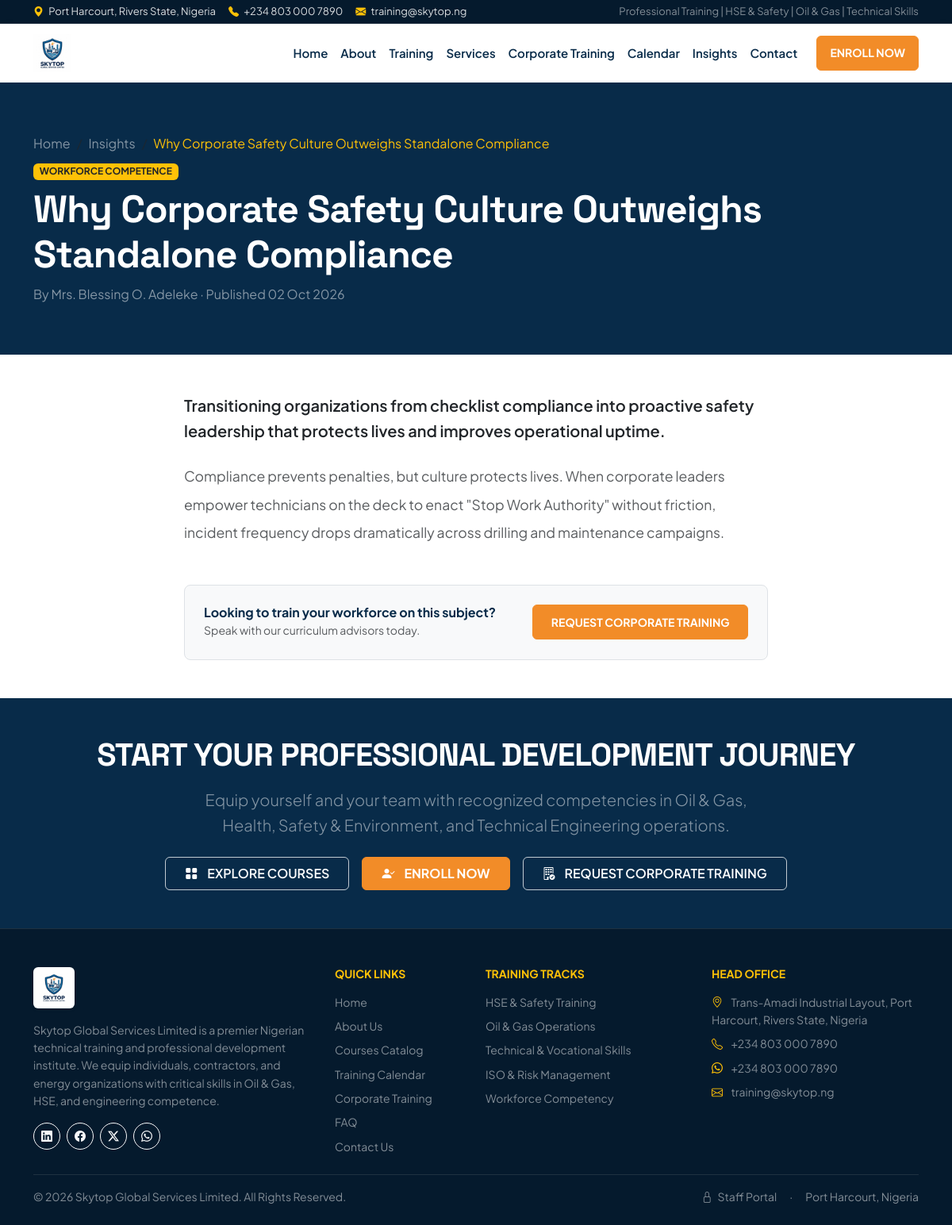
The page /blog-details.php?slug=corporate-safety-culture-vs-compliance on the database its author committed.
### tables this page shows
CREATE TABLE blog_posts (
    id INT AUTO_INCREMENT PRIMARY KEY,
    category_id INT NOT NULL,
    title VARCHAR(220) NOT NULL,
    slug VARCHAR(240) NOT NULL UNIQUE,
    author VARCHAR(100) NOT NULL DEFAULT 'Skytop HSE Technical Team',
    excerpt TEXT NOT NULL,
    content LONGTEXT NOT NULL,
    featured_image VARCHAR(255) NULL,
    status ENUM('published', 'draft') DEFAULT 'published',
    published_at DATE NOT NULL,
    created_at TIMESTAMP DEFAULT CURRENT_TIMESTAMP,
    CONSTRAINT fk_blog_category FOREIGN KEY (category_id) REFERENCES blog_categories(id) ON DELETE CASCADE
);

CREATE TABLE blog_categories (
    id INT AUTO_INCREMENT PRIMARY KEY,
    name VARCHAR(100) NOT NULL,
    slug VARCHAR(120) NOT NULL UNIQUE,
    created_at TIMESTAMP DEFAULT CURRENT_TIMESTAMP
);

### models/Blog.php (called while the page is built, shortened)
<?php
class Blog {
    public static function findBySlug(string $slug): ?array {
        $db = Database::getConnection();
        $stmt = $db->prepare("SELECT b.*, cat.name AS category_name
                              FROM blog_posts b
                              JOIN blog_categories cat ON b.category_id = cat.id
                              WHERE b.slug = :slug AND b.status = 'published' LIMIT 1");
        $stmt->execute([':slug' => $slug]);
        $row = $stmt->fetch();
        return $row ?: null;
    }
}

### includes/functions.php (called while the page is built, shortened)
<?php
function format_date(string $dateString): string {
    $timestamp = strtotime($dateString);
    return date('d M Y', $timestamp);
}

### blog-details.php (the view, shortened to what this page needs)
<?php
require_once __DIR__ . '/includes/header.php';
require_once __DIR__ . '/includes/navbar.php';
require_once __DIR__ . '/models/Blog.php';
$slug = sanitize_input($_GET['slug'] ?? '');
$post = Blog::findBySlug($slug);
?>
<div class="bg-navy text-white py-5">
    <div class="container py-3">
        <nav aria-label="breadcrumb">
            <ol class="breadcrumb mb-2">
                <li class="breadcrumb-item"><a href="<?= SITE_URL ?>/index.php" class="text-white-50 text-decoration-none">Home</a></li>
                <li class="breadcrumb-item"><a href="<?= SITE_URL ?>/blog.php" class="text-white-50 text-decoration-none">Insights</a></li>
                <li class="breadcrumb-item active text-warning" aria-current="page"><?= htmlspecialchars($post['title']) ?></li>
            </ol>
        </nav>
        <span class="badge bg-warning text-dark fw-bold mb-2 text-uppercase"><?= htmlspecialchars($post['category_name']) ?></span>
        <h1 class="fw-bold display-5 mb-2"><?= htmlspecialchars($post['title']) ?></h1>
        <p class="text-white-50 mb-0">By <?= htmlspecialchars($post['author']) ?> · Published <?= format_date($post['published_at']) ?></p>
    </div>
</div>
<div class="container py-5">
    <div class="row">
        <div class="col-lg-8 mx-auto">
            <div class="lead text-dark mb-4 fw-semibold">
                <?= htmlspecialchars($post['excerpt']) ?>
            </div>
            <div class="text-muted lh-lg mb-5" style="font-size: 1.1rem;">
                <?= nl2br(htmlspecialchars($post['content'])) ?>
            </div>
            <div class="p-4 bg-light rounded-3 border d-flex flex-column flex-sm-row justify-content-between align-items-center gap-3">
                <div>
                    <h6 class="fw-bold text-navy mb-0">Looking to train your workforce on this subject?</h6>
                    <small class="text-muted">Speak with our curriculum advisors today.</small>
                </div>
                <a href="<?= SITE_URL ?>/corporate-training.php" class="btn btn-skytop-orange btn-sm text-uppercase fw-bold">
                    Request Corporate Training
                </a>
            </div>
        </div>
    </div>
</div>
<?php require_once __DIR__ . '/includes/footer.php'; ?>

### assets/css/style.css (style rules this page uses)
:root { --skytop-navy: #082B49; --skytop-navy-dark: #051a2d; --skytop-blue: #0D5EA8; --skytop-orange: #F28C28; --skytop-orange-hover: #d9771a; --skytop-dark: #17212B; --skytop-light: #F5F7FA; --skytop-border: rgba(8, 43, 73, 0.08); }
body { font-family: 'Plus Jakarta Sans', -apple-system, BlinkMacSystemFont, 'Segoe UI', Roboto, sans-serif; color: var(--skytop-dark); background-color: #ffffff; line-height: 1.6; }
h1, h2, h3, h4, .font-heading { font-family: 'Space Grotesk', 'Plus Jakarta Sans', sans-serif; letter-spacing: -0.02em; }
.bg-navy { background-color: var(--skytop-navy) !important; }
.text-navy { color: var(--skytop-navy) !important; }
.btn-skytop-orange { background-color: var(--skytop-orange); color: #ffffff; font-weight: 700; border: 1px solid var(--skytop-orange); padding: 0.65rem 1.4rem; border-radius: 6px; transition: all 0.2s ease; display: inline-flex; align-items: center; justify-content: center; gap: 0.5rem; }

### rows shown on the page
blog_posts: title "Why Corporate Safety Culture Outweighs Standalone Compliance", category.name "WORKFORCE COMPETENCE", author "Mrs. Blessing O. Adeleke", published_at "02 Oct 2026", excerpt "Transitioning organizations from checklist compliance into proactive safety leadership that protects lives and improves operational uptime.", content "Compliance prevents penalties, but culture protects lives. When corporate leaders empower technicians on the deck to enact \"Stop Work Authority\" without friction, incident frequency drops dramatically across drilling and maintenance campaigns."

### other values the page prints
SITE_PHONE "+234 803 000 7890"
ADMIN_EMAIL "training@skytop.ng"
SITE_WHATSAPP "+234 803 000 7890"
